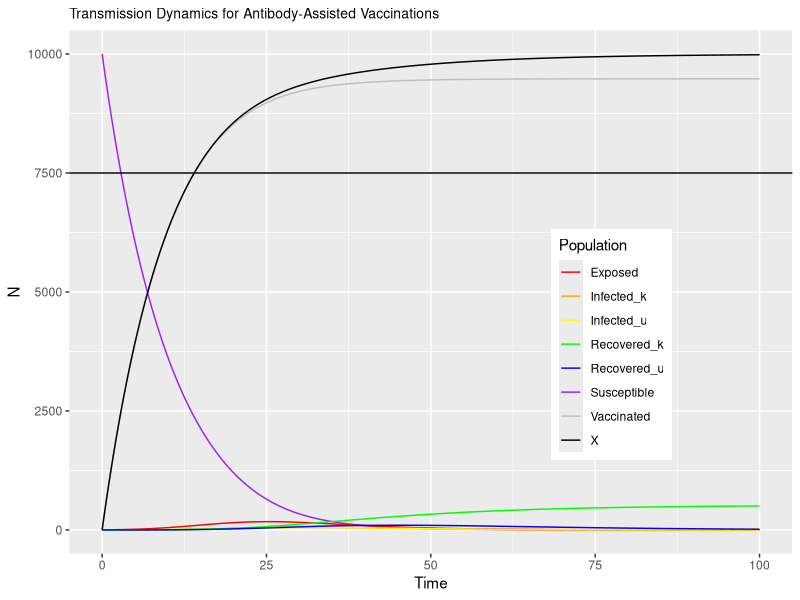
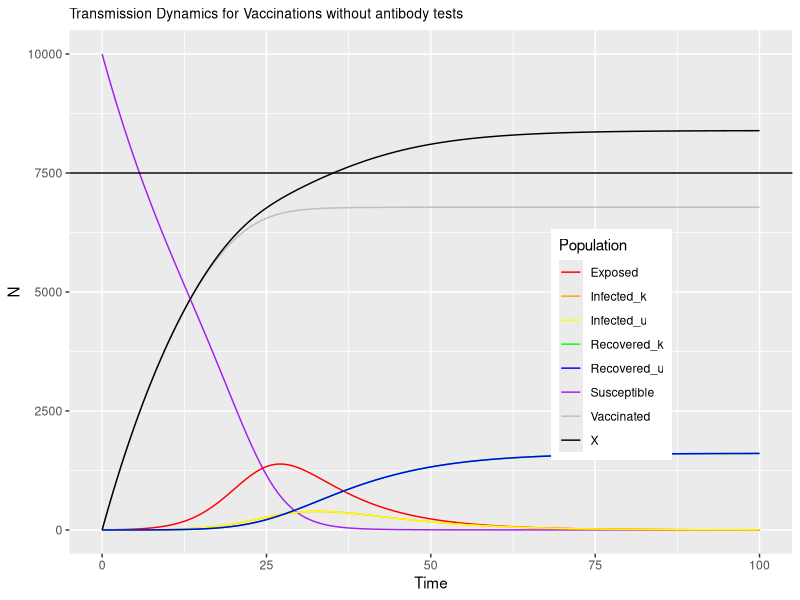

Source code (R) for these figures, in order:
## ---- chunk 1
library(tidyverse)
library(magrittr)
library(deSolve)
library(here)
## ---- chunk 2
de<-function(t,x,params){
  S <- x[1]
  E <- x[2]
  Ik <- x[3]
  Iu <- x[4]
  Rk <- x[5]
  Ru <- x[6]
  V <- x[7]
  with(as.list(params),{
    dS <- -beta*S*Ik - beta*S*Iu - epsilon*tau*S
    dE <- beta*S*Ik + beta*S*Iu - upsilon*psi*E - upsilon*(1-psi)*E
    dIk <- upsilon*psi*E - alpha*Ik
    dIu <- upsilon*(1-psi)*E - alpha*Iu
    dRk <- alpha*Ik + epsilon*tau*phi*Ru
    dRu <- alpha*Iu - epsilon*tau*phi*Ru - epsilon*(1-tau)*phi*Ru
    dV <- epsilon*tau*S + epsilon*(1-tau)*phi*Ru
    res<-c(dS,dE,dIk,dIu,dRk,dRu,dV)
    list(res)
  })}
maxTime <- 100.0 # time
times<-seq(0,maxTime,by=0.1) # how often this calculates
# notes on params
# beta =      <- contact transmission rate
# phi =       <- range:0-1 probability seropositive
# alpha =     <- recovery rate
# epsilon =   <- antibody testing rate
# upsilon =   <- infected testing rate
# tau =       <- range: 0-1 false negative antibody test rate
# psi =       <- range: 0-1 test effectiveness
# zeta =      <- range: 0-1 false positive antibody test rate?
params<-c(beta=0.0003,
          phi=0.5,
          alpha=1/7,
          epsilon=0.1,
          upsilon=0.1,
          tau=1,
          psi=0.5)  # model parameters

xstart<-c(S=10000,
          E=0,
          Ik=1,
          Iu=0,
          Rk=0,
          Ru=0,
          V=0)  # initial conditions
## ---- chunk 3
params<-c(beta=0.0003,
          phi=0.5,
          alpha=1/7,
          epsilon=0.1, 
          upsilon=0.1,
          tau=1,
          psi=0.5)


R0 <-(params[1]/params[3]) #calculate R0 with current parameters

output<-as.data.frame(lsoda(xstart,times,de,params)) # tells computer to solve (integrate) equations
output$X <- output$Rk + output$V
output$HI_threshold <- (1-1/R0)*xstart[1] #add in herd immunity threshold
output %>% ggplot(.,aes(x=time))+
  geom_line(aes(y=S,col="Susceptible"))+
  geom_line(aes(y=E,col="Exposed"))+
  geom_line(aes(y=Ik,col="Infected_k"))+
  geom_line(aes(y=Iu,col="Infected_u"))+
  geom_line(aes(y=Rk,col="Recovered_k"))+
  geom_line(aes(y=Ru,col="Recovered_u"))+
  geom_line(aes(y=V,col="Vaccinated"))+
  geom_line(aes(y=X,col="X"))+
  scale_colour_manual(values = c("red","orange","yellow","green","blue","purple","gray","black"))+
  theme(legend.position = c(0.75,0.4))+
  labs(y="N",x="Time",col="Population")+
  ggtitle("Transmission Dynamics for Antibody-Assisted Vaccinations")+
  theme(plot.title = element_text(hjust=, size=10))+
  geom_hline(yintercept=0.75*10000)
## ---- chunk 4
params<-c(beta=0.0003,
          phi=0,
          alpha=1/7,
          epsilon=0.05,
          upsilon=0.1,
          tau=1,
          psi=0.5)

output<-as.data.frame(lsoda(xstart,times,de,params)) # tells computer to solve (integrate) equations
output$X <- output$Rk + output$V
output$HI_threshold <- (1-1/R0)*xstart[1] #add in herd immunity threshold
output %>% ggplot(.,aes(x=time))+
  geom_line(aes(y=S,col="Susceptible"))+
  geom_line(aes(y=E,col="Exposed"))+
  geom_line(aes(y=Ik,col="Infected_k"))+
  geom_line(aes(y=Iu,col="Infected_u"))+
  geom_line(aes(y=Rk,col="Recovered_k"))+
  geom_line(aes(y=Ru,col="Recovered_u"))+
  geom_line(aes(y=V,col="Vaccinated"))+
  geom_line(aes(y=X,col="X"))+
  scale_colour_manual(values = c("red","orange","yellow","green","blue","purple","gray","black"))+
  theme(legend.position = c(0.75,0.4))+
  labs(y="N",x="Time",col="Population")+
  ggtitle("Transmission Dynamics for Vaccinations without antibody tests")+
  theme(plot.title = element_text(hjust=, size=10))+
  geom_hline(yintercept=0.75*10000)
